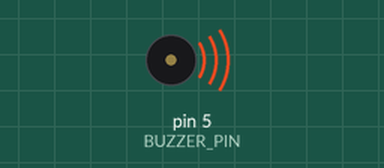
The sketch below on a simulated Arduino Uno, built with avr-gcc and run on an emulated ATmega328P. Parts: buzzer (waves = sounding).

Above: at 0.5 s.
At 3.5 s:
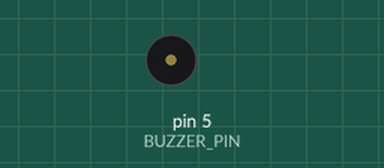
Timing chart, 0 to 5.2 s (numbered marks = the images above):
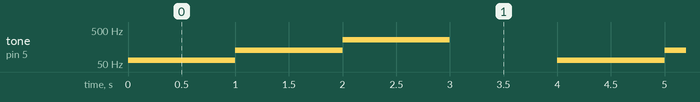

Measured:
- by itself, tone on pin 5 (BUZZER_PIN): repeats every 4.0 s: 128 Hz 1.0 s, 256 Hz 1.0 s, silent 1.0 s, 64 Hz 1.0 s

The sketch:

test_buzzer.ino
```cpp
#define BUZZER_PIN 5     // Buzzer

void setup() {
}

void loop() {
  tone(BUZZER_PIN, 64);
  delay(1000);
  tone(BUZZER_PIN, 128);
  delay(1000);
  tone(BUZZER_PIN, 256);
  delay(1000);
  tone(BUZZER_PIN, 0);
  delay(1000);
}
```
